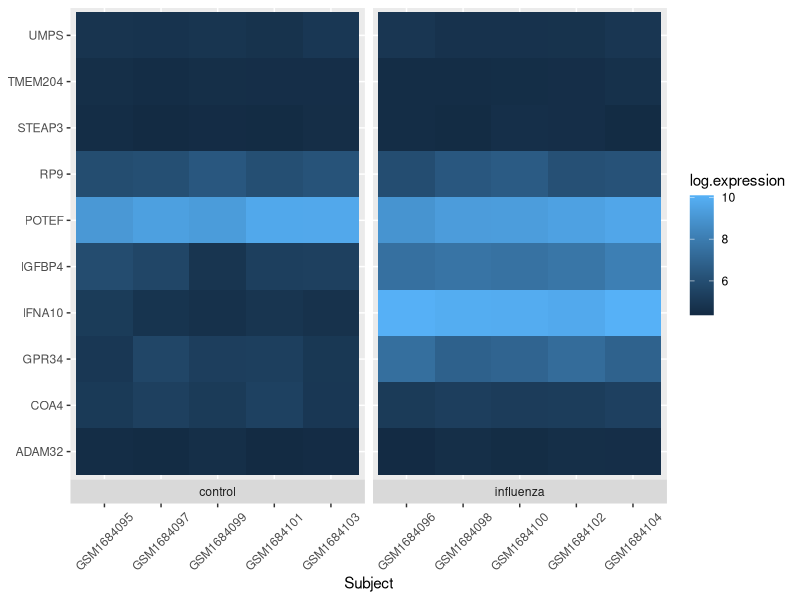

Write R code to recreate this figure.
## ---- chunk 1
library("tidyr")
library("ggplot2")

exp.data <- read.csv(file = "data/GSE68849-expression.csv", stringsAsFactors = FALSE)

exp.long <- gather(data = exp.data, 
                   key = gene, 
                   value = expression, 
                   -subject, -treatment)

exp.long$log.expression <- log(exp.long$expression)

exp.long$subject <- factor(exp.long$subject, levels = exp.long$subject[c(1, 3, 5, 7, 9, 2, 4, 6, 8, 10)])

exp.heatmap <- ggplot(data = exp.long, mapping = aes(x = subject,
                                                     y = gene,
                                                     fill = log.expression)) +
  geom_tile() +
  xlab(label = "Subject") +
  facet_grid(~ treatment, switch = "x", scales = "free_x", space = "free_x") +
  theme(axis.title.y = element_blank(),
        axis.text.x = element_text(angle = 45, vjust = 0.5))

exp.heatmap


